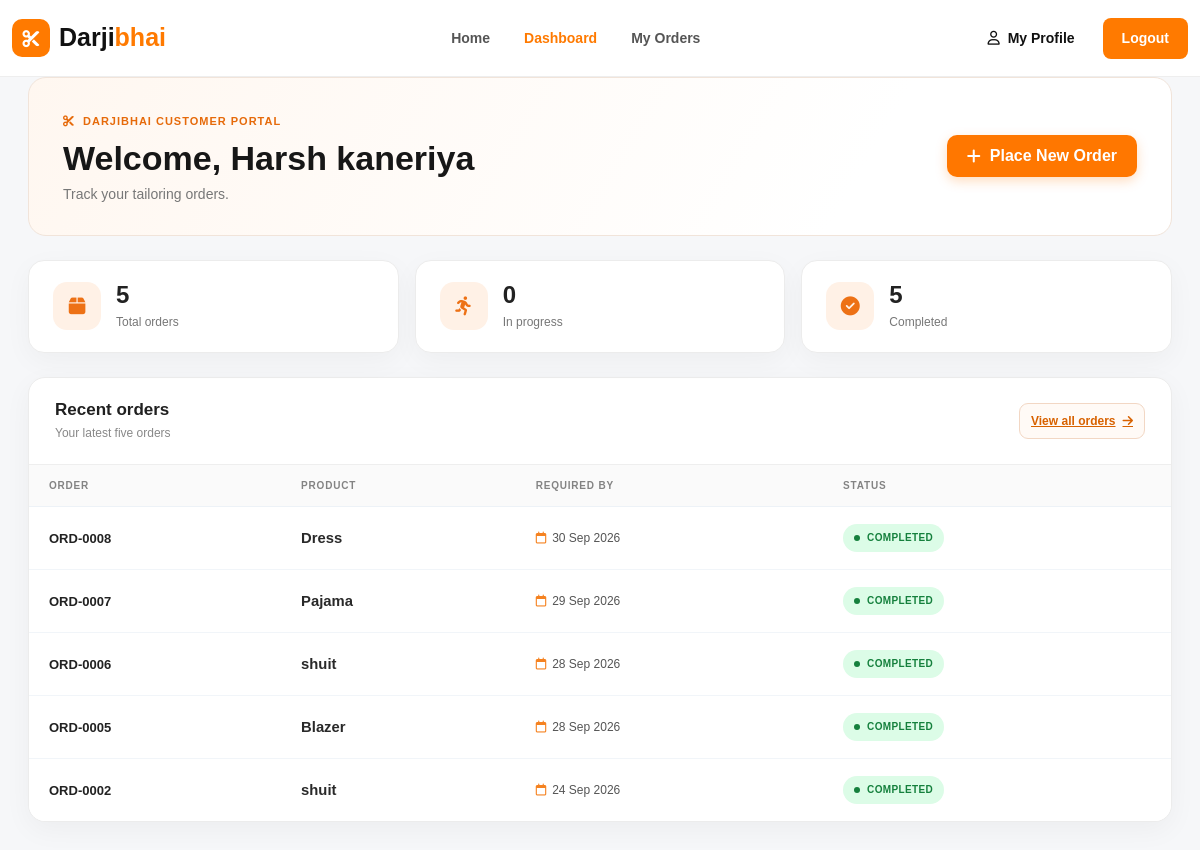
/user/dashboard.php (signed in), run on the app's committed database.
### tables this page shows
CREATE TABLE `orders` (
  `id` int(10) UNSIGNED NOT NULL,
  `order_no` varchar(50) NOT NULL,
  `user_id` int(10) UNSIGNED NOT NULL,
  `delivery_partner_id` int(10) UNSIGNED DEFAULT NULL,
  `master_id` int(10) UNSIGNED DEFAULT NULL,
  `product_id` int(10) UNSIGNED DEFAULT NULL,
  `job_description_id` int(10) UNSIGNED DEFAULT NULL,
  `demo_image` varchar(255) DEFAULT NULL,
  `delivery_date` date DEFAULT NULL,
  `body_measurements` text DEFAULT NULL,
  `order_status` enum('created','assigned_to_master','master_accepted','master_declined','master_completed','received_from_master','assigned_to_delivery','delivery_accepted','delivery_declined','out_for_delivery','delivered','completed','cancelled') NOT NULL DEFAULT 'created',
  `created_at` timestamp NOT NULL DEFAULT current_timestamp(),
  `updated_at` timestamp NOT NULL DEFAULT current_timestamp() ON UPDATE current_timestamp()
);

CREATE TABLE `products` (
  `id` int(10) UNSIGNED NOT NULL,
  `name` varchar(150) NOT NULL,
  `description` text DEFAULT NULL,
  `status` tinyint(1) NOT NULL DEFAULT 1,
  `created_at` timestamp NOT NULL DEFAULT current_timestamp(),
  `updated_at` timestamp NOT NULL DEFAULT current_timestamp() ON UPDATE current_timestamp()
);

### user/dashboard.php (the view, shortened to what this page needs)
<?php
require_once __DIR__ . '/../config/database.php';
$userId = (int) $_SESSION['user_id'];
$userName = $_SESSION['user_name'] ?? 'Customer';
$countStmt = $conn->prepare("SELECT COUNT(*) AS total, SUM(order_status IN ('delivered', 'completed')) AS completed FROM orders WHERE user_id = ?");
$countStmt->bind_param('i', $userId);
$countStmt->execute();
$orderCounts = $countStmt->get_result()->fetch_assoc() ?: ['total' => 0, 'completed' => 0];
$totalOrders = (int) $orderCounts['total'];
$completedOrders = (int) $orderCounts['completed'];
$activeOrders = $totalOrders - $completedOrders;
$recentStmt = $conn->prepare("SELECT o.order_no, o.order_status, o.delivery_date, o.created_at, p.name AS product_name FROM orders o LEFT JOIN products p ON p.id = o.product_id WHERE o.user_id = ? ORDER BY o.created_at DESC, o.id DESC LIMIT 5");
$recentStmt->bind_param('i', $userId);
$recentStmt->execute();
$recentOrders = $recentStmt->get_result();
function customerOrderStatus(string $status): array
{
    $label = $status === 'delivered'
        ? 'COMPLETED'
        : ($status === 'received_from_master'
            ? 'RECEIVED PRODUCT'
            : ($status === 'master_completed' ? 'READY FOR DELIVERY' : strtoupper(str_replace('_', ' ', $status))));
    $class = 'status-created';
    if (strpos($status, 'assigned') !== false) {
        $class = 'status-assigned';
    } elseif (strpos($status, 'accepted') !== false || $status === 'out_for_delivery') {
        $class = 'status-accepted';
    } elseif (in_array($status, ['master_completed', 'received_from_master'], true)) {
        $class = 'status-ready';
    } elseif (in_array($status, ['delivered', 'completed'], true)) {
        $class = 'status-completed';
    } elseif (strpos($status, 'declined') !== false || $status === 'cancelled') {
        $class = 'status-attention';
    }
    return [$label, $class];
}
?>
<!DOCTYPE html>
<html lang="en">
<head>
    <link rel="stylesheet" href="https://cdn.jsdelivr.net/npm/bootstrap@5.3.0/dist/css/bootstrap.min.css">
    <link rel="stylesheet" href="https://cdnjs.cloudflare.com/ajax/libs/font-awesome/6.5.2/css/all.min.css">
    <link rel="stylesheet" href="../assets/css/index.css">
    <link rel="stylesheet" href="../assets/css/user-orders.css">
</head>
<body class="orders-body">
<header class="site-header orders-site-header">
    <nav class="navbar navbar-expand-lg">
        <div class="container">
            <a class="navbar-brand darji-logo" href="/darjibhai/index.php">
                <span class="logo-icon"><i class="fa-solid fa-scissors"></i></span>
                <span>Darji<span>bhai</span></span>
            </a>
            <div class="collapse navbar-collapse" id="ordersNavbar">
                <ul class="navbar-nav mx-auto">
                    <li class="nav-item"><a class="nav-link" href="/darjibhai/index.php">Home</a></li>
                    <li class="nav-item"><a class="nav-link active" href="/darjibhai/user/dashboard.php" aria-current="page">Dashboard</a></li>
                    <li class="nav-item"><a class="nav-link" href="/darjibhai/user/orders.php">My Orders</a></li>
                </ul>
                <div class="navbar-buttons">
                    <a href="/darjibhai/user/profile.php" class="btn-login"><i class="fa-regular fa-user me-1"></i> My Profile</a>
                    <a href="/darjibhai/auth/user-logout.php" class="btn-register">Logout</a>
                </div>
            </div>
        </div>
    </nav>
</header>
<div class="orders-page-shell">
    <main class="orders-content">
        <section class="orders-page-heading">
            <div class="orders-heading-copy">
                <span class="orders-eyebrow"><i class="fa-solid fa-scissors"></i> DARJIBHAI CUSTOMER PORTAL</span>
                <h1>Welcome, <?= htmlspecialchars($userName, ENT_QUOTES, 'UTF-8') ?></h1>
                <p>Track your tailoring orders.</p>
            </div>
            <a href="/darjibhai/user/create-order.php" class="btn-orange orders-new-button"><i class="fa-solid fa-plus"></i> Place New Order</a>
        </section>
        <section class="dashboard-stats" aria-label="Order counts">
            <div class="dashboard-stat"><div class="dashboard-stat-icon"><i class="fa-solid fa-box"></i></div><div><strong><?= $totalOrders ?></strong><span>Total orders</span></div></div>
            <div class="dashboard-stat"><div class="dashboard-stat-icon"><i class="fa-solid fa-person-running"></i></div><div><strong><?= $activeOrders ?></strong><span>In progress</span></div></div>
            <div class="dashboard-stat"><div class="dashboard-stat-icon"><i class="fa-solid fa-circle-check"></i></div><div><strong><?= $completedOrders ?></strong><span>Completed</span></div></div>
        </section>
        <section class="orders-panel">
            <div class="orders-panel-heading">
                <div><h2>Recent orders</h2><p>Your latest five orders</p></div>
                <a href="/darjibhai/user/orders.php" class="orders-view-button">View all orders <i class="fa-solid fa-arrow-right"></i></a>
            </div>
            <?php if ($recentOrders && $recentOrders->num_rows > 0): ?>
                <div class="table-responsive orders-table-wrap">
                    <table class="table orders-table">
                        <thead><tr><th>Order</th><th>Product</th><th>Required by</th><th>Status</th></tr></thead>
                        <tbody>
                        <?php while ($order = $recentOrders->fetch_assoc()): [$statusLabel, $statusClass] = customerOrderStatus($order['order_status']); ?>
                            <tr>
                                <td class="orders-number-cell"><strong><?= htmlspecialchars($order['order_no'], ENT_QUOTES, 'UTF-8') ?></strong></td>
                                <td class="orders-product-cell"><strong><?= htmlspecialchars($order['product_name'] ?? 'Product unavailable', ENT_QUOTES, 'UTF-8') ?></strong></td>
                                <td class="orders-date-cell"><i class="fa-regular fa-calendar"></i><?= !empty($order['delivery_date']) ? date('d M Y', strtotime($order['delivery_date'])) : 'Not set' ?></td>
                                <td><span class="status-pill <?= htmlspecialchars($statusClass, ENT_QUOTES, 'UTF-8') ?>"><span class="status-dot"></span><?= htmlspecialchars($statusLabel, ENT_QUOTES, 'UTF-8') ?></span></td>
                            </tr>
                        <?php endwhile; ?>
                        </tbody>
                    </table>
                </div>
            <?php else: ?>
                <div class="dashboard-empty"><i class="fa-solid fa-shirt"></i><strong>No orders yet</strong><p class="mb-0 mt-2">Your recent orders will appear here after you place one.</p></div>
            <?php endif; ?>
        </section>
    </main>
</div>
</body>
</html>

### assets/css/index.css (style rules this page uses)
html { scroll-behavior: smooth; }
body { margin: 0; font-family: Arial, Helvetica, sans-serif; color: #111827; background: #ffffff; }
.site-header { position: sticky; top: 0; z-index: 1000; background: rgba(255, 255, 255, 0.96); border-bottom: 1px solid #eeeeee; backdrop-filter: blur(10px); }
.site-header .navbar { min-height: 76px; }
.darji-logo { display: flex; align-items: center; gap: 9px; font-size: 25px; font-weight: 800; color: #111111; text-decoration: none; }
.darji-logo span span { color: #ff7a00; }
.logo-icon { width: 38px; height: 38px; display: flex; align-items: center; justify-content: center; background: #ff7a00; color: #ffffff; border-radius: 10px; font-size: 17px; }
.navbar-nav { gap: 6px; }
.navbar-nav .nav-link { padding: 9px 14px !important; color: #555555; font-size: 14px; font-weight: 600; transition: 0.2s; }
.navbar-nav .nav-link:hover, .navbar-nav .nav-link.active { color: #ff7a00; }
.navbar-buttons { display: flex; align-items: center; gap: 10px; }
.btn-login { padding: 9px 18px; color: #111111; text-decoration: none; font-size: 14px; font-weight: 600; border-radius: 8px; transition: 0.2s; }
.btn-register { padding: 10px 19px; background: #ff7a00; color: #ffffff; text-decoration: none; border-radius: 8px; font-size: 14px; font-weight: 600; transition: 0.2s; }

### user/dashboard.php (style rules this page uses)
.dashboard-stats { display: grid; grid-template-columns: repeat(3, minmax(0, 1fr)); gap: 16px; margin-bottom: 24px; }
.dashboard-stat { display: flex; align-items: center; gap: 15px; padding: 21px 24px; border: 1px solid #ececec; border-radius: 16px; background: #fff; box-shadow: 0 8px 28px rgba(0,0,0,.04); transition: transform .2s ease, box-shadow .2s ease, border-color .2s ease; }
.dashboard-stat-icon { display: grid; width: 48px; height: 48px; flex: 0 0 48px; place-items: center; border-radius: 14px; background: #fff1e6; color: #ed7115; font-size: 19px; }
.dashboard-stat strong { display: block; color: #222; font-size: 24px; line-height: 1.1; }
.dashboard-stat span { display: block; margin-top: 5px; color: #777; font-size: 12px; }

### data on the page
orders: order_no "ORD-0008", product.name "Dress", delivery_date "30 Sep 2026", statusLabel "COMPLETED"
orders: order_no "ORD-0007", product.name "Pajama", delivery_date "29 Sep 2026", statusLabel "COMPLETED"
orders: order_no "ORD-0006", product.name "shuit", delivery_date "28 Sep 2026", statusLabel "COMPLETED"
orders: order_no "ORD-0005", product.name "Blazer", delivery_date "28 Sep 2026", statusLabel "COMPLETED"
orders: order_no "ORD-0002", product.name "shuit", delivery_date "24 Sep 2026", statusLabel "COMPLETED"

### other printed values
$userName "Harsh kaneriya"
$totalOrders "5"
$activeOrders "0"
$completedOrders "5"
